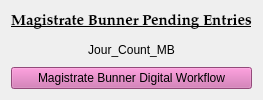
          <widget class="QWidget" name="bunner_tab">
           <attribute name="title">
            <string>Magistrate Bunner</string>
           </attribute>
           <layout class="QGridLayout" name="gridLayout_24">
            <item row="0" column="0">
             <layout class="QGridLayout" name="gridLayout_23">
              <item row="0" column="0">
               <widget class="QLabel" name="label_19">
                <property name="font">
                 <font>
                  <family>Palatino Linotype</family>
                  <pointsize>11</pointsize>
                  <weight>75</weight>
                  <italic>false</italic>
                  <bold>true</bold>
                  <underline>true</underline>
                 </font>
                </property>
                <property name="text">
                 <string>Magistrate Bunner Pending Entries</string>
                </property>
                <property name="alignment">
                 <set>Qt::AlignCenter</set>
                </property>
               </widget>
              </item>
              <item row="1" column="0">
               <widget class="QLabel" name="jour_count_mb_label">
                <property name="text">
                 <string>Jour_Count_MB</string>
                </property>
                <property name="alignment">
                 <set>Qt::AlignCenter</set>
                </property>
               </widget>
              </item>
              <item row="2" column="0">
               <widget class="WorkDialogButton" name="bunner_workflowButton">
                <property name="styleSheet">
                 <string notr="true">background-color: rgb(206, 104, 171);</string>
                </property>
                <property name="text">
                 <string>Magistrate Bunner Digital Workflow</string>
                </property>
               </widget>
              </item>
             </layout>
            </item>
           </layout>
          </widget>
